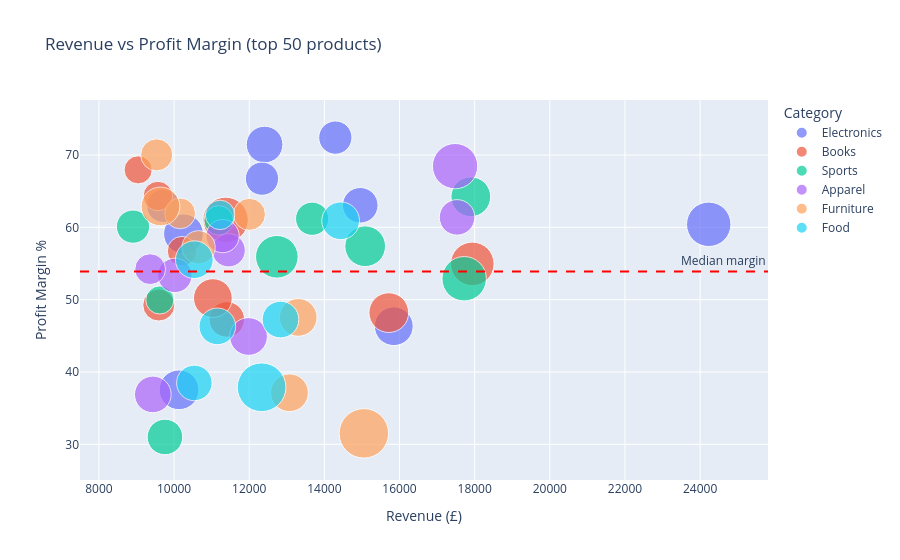

Notebook code cell kept with this figure:
### Code cell
# Scatter: revenue vs profit margin, bubble = units sold
fig2 = px.scatter(
    prod_pdf.head(50),
    x="total_revenue", y="profit_margin",
    size="total_units_sold", color="category",
    hover_name="product_name",
    title="Revenue vs Profit Margin (top 50 products)",
    labels={"total_revenue":"Revenue (£)","profit_margin":"Profit Margin %",
            "category":"Category"},
    size_max=35, color_discrete_sequence=PALETTE,
)
fig2.add_hline(y=prod_pdf["profit_margin"].median(), line_dash="dash",
               line_color="red", annotation_text="Median margin")
fig2.update_xaxes(tickformat="£,.0f")
fig2.show()

### Figure 1 — Plotly figure (JSON) as saved in the notebook; plotly's stock layout.template omitted (floating-point values rounded to 4 significant figures)
{"data": [{"hovertemplate": "<b>%{hovertext}</b><br><br>Category=Electronics<br>Revenue (£)=%{x}<br>Profit Margin %=%{y}<br>total_units_sold=%{marker.size}<extra></extra>", "hovertext": ["Analysis", "Step", "Job", "Camera", "Southern", "Exactly", "Enter", "Itself", "But"], "legendgroup": "Electronics", "marker": {"color": "#636EFA", "size": [25, 19, 16, 14, 17, 14, 20, 20, 14], "sizemode": "area", "sizeref": 0.02531, "symbol": "circle"}, "mode": "markers", "name": "Electronics", "orientation": "v", "showlegend": true, "type": "scatter", "x": [24230.0, 15850.0, 14950.0, 14290.0, 12410.0, 12340.0, 10250.0, 10130.0, 9712.0], "xaxis": "x", "y": [60.42, 46.33, 63.05, 72.41, 71.45, 66.73, 59.11, 37.54, 62.98], "yaxis": "y"}, {"hovertemplate": "<b>%{hovertext}</b><br><br>Category=Books<br>Revenue (£)=%{x}<br>Profit Margin %=%{y}<br>total_units_sold=%{marker.size}<extra></extra>", "hovertext": ["Old", "Surface", "Side", "Career", "Yourself", "Benefit", "Few", "Grow", "Near"], "legendgroup": "Books", "marker": {"color": "#EF553B", "size": [24, 20, 16, 26, 19, 11, 13, 11, 10], "sizemode": "area", "sizeref": 0.02531, "symbol": "circle"}, "mode": "markers", "name": "Books", "orientation": "v", "showlegend": true, "type": "scatter", "x": [17940.0, 15710.0, 11400.0, 11370.0, 11030.0, 10210.0, 9593.0, 9569.0, 9044.0], "xaxis": "x", "y": [54.95, 48.21, 47.27, 61.04, 50.22, 56.71, 49.26, 64.33, 67.95], "yaxis": "y"}, {"hovertemplate": "<b>%{hovertext}</b><br><br>Category=Sports<br>Revenue (£)=%{x}<br>Profit Margin %=%{y}<br>total_units_sold=%{marker.size}<extra></extra>", "hovertext": ["Painting", "Rest", "Foreign", "Response", "Ball", "Agency", "Left", "Modern", "Hotel"], "legendgroup": "Sports", "marker": {"color": "#00CC96", "size": [20, 25, 21, 14, 23, 11, 16, 10, 14], "sizemode": "area", "sizeref": 0.02531, "symbol": "circle"}, "mode": "markers", "name": "Sports", "orientation": "v", "showlegend": true, "type": "scatter", "x": [17900.0, 17720.0, 15090.0, 13670.0, 12730.0, 11190.0, 9757.0, 9621.0, 8907.0], "xaxis": "x", "y": [64.23, 52.89, 57.39, 61.19, 55.93, 60.96, 31.02, 49.96, 60.1], "yaxis": "y"}, {"hovertemplate": "<b>%{hovertext}</b><br><br>Category=Apparel<br>Revenue (£)=%{x}<br>Profit Margin %=%{y}<br>total_units_sold=%{marker.size}<extra></extra>", "hovertext": ["Laugh", "While", "Everything", "Sound", "With", "Land", "Need", "Response"], "legendgroup": "Apparel", "marker": {"color": "#AB63FA", "size": [16, 26, 18, 14, 14, 15, 17, 12], "sizemode": "area", "sizeref": 0.02531, "symbol": "circle"}, "mode": "markers", "name": "Apparel", "orientation": "v", "showlegend": true, "type": "scatter", "x": [17530.0, 17480.0, 11980.0, 11450.0, 11290.0, 10020.0, 9434.0, 9364.0], "xaxis": "x", "y": [61.38, 68.46, 44.91, 56.83, 58.79, 53.36, 36.9, 54.22], "yaxis": "y"}, {"hovertemplate": "<b>%{hovertext}</b><br><br>Category=Furniture<br>Revenue (£)=%{x}<br>Profit Margin %=%{y}<br>total_units_sold=%{marker.size}<extra></extra>", "hovertext": ["Fill", "Bar", "Budget", "Nor", "Apply", "Continue", "Paper", "Tell"], "legendgroup": "Furniture", "marker": {"color": "#FFA15A", "size": [31, 18, 18, 13, 14, 12, 19, 13], "sizemode": "area", "sizeref": 0.02531, "symbol": "circle"}, "mode": "markers", "name": "Furniture", "orientation": "v", "showlegend": true, "type": "scatter", "x": [15050.0, 13300.0, 13070.0, 12010.0, 10650.0, 10160.0, 9639.0, 9537.0], "xaxis": "x", "y": [31.52, 47.55, 37.13, 61.8, 57.24, 61.93, 62.89, 70.02], "yaxis": "y"}, {"hovertemplate": "<b>%{hovertext}</b><br><br>Category=Food<br>Revenue (£)=%{x}<br>Profit Margin %=%{y}<br>total_units_sold=%{marker.size}<extra></extra>", "hovertext": ["Record", "Brother", "Model", "Road", "Author", "Future", "Tax"], "legendgroup": "Food", "marker": {"color": "#19D3F3", "size": [18, 17, 30, 11, 17, 16, 18], "sizemode": "area", "sizeref": 0.02531, "symbol": "circle"}, "mode": "markers", "name": "Food", "orientation": "v", "showlegend": true, "type": "scatter", "x": [14430.0, 12830.0, 12330.0, 11220.0, 11150.0, 10540.0, 10540.0], "xaxis": "x", "y": [60.91, 47.25, 37.89, 61.72, 46.31, 38.49, 55.53], "yaxis": "y"}], "layout": {"annotations": [{"showarrow": false, "text": "Median margin", "x": 1, "xanchor": "right", "xref": "x domain", "y": 53.91, "yanchor": "bottom", "yref": "y"}], "legend": {"itemsizing": "constant", "title": {"text": "Category"}, "tracegroupgap": 0}, "shapes": [{"line": {"color": "red", "dash": "dash"}, "type": "line", "x0": 0, "x1": 1, "xref": "x domain", "y0": 53.91, "y1": 53.91, "yref": "y"}], "title": {"text": "Revenue vs Profit Margin (top 50 products)"}, "xaxis": {"anchor": "y", "domain": [0, 1], "tickformat": "£,.0f", "title": {"text": "Revenue (£)"}}, "yaxis": {"anchor": "x", "domain": [0, 1], "title": {"text": "Profit Margin %"}}}}
